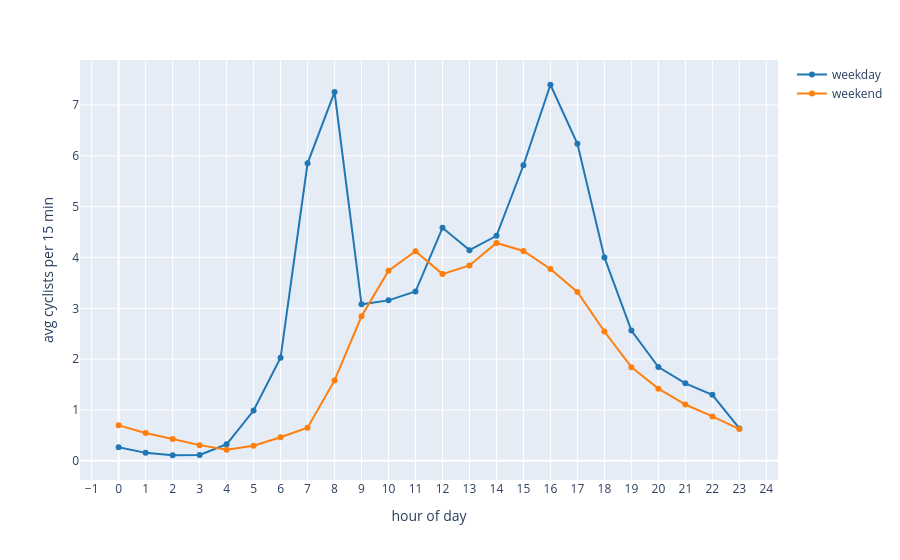

Notebook code for this chart:
### Code cell
fig

### Figure 1 — Plotly figure (JSON) as saved in the notebook; plotly's stock layout.template omitted (floating-point values rounded to 4 significant figures)
{"data": [{"hovertemplate": "=weekday<br>hour of day=%{x}<br>avg cyclists per 15 min=%{y}<extra></extra>", "legendgroup": "weekday", "line": {"color": "#1f77b4", "dash": "solid"}, "marker": {"symbol": "circle"}, "mode": "lines+markers", "name": "weekday", "orientation": "v", "showlegend": true, "type": "scatter", "x": [0, 1, 2, 3, 4, 5, 6, 7, 8, 9, 10, 11, 12, 13, 14, 15, 16, 17, 18, 19, 20, 21, 22, 23], "xaxis": "x", "y": [0.2649, 0.156, 0.1089, 0.1127, 0.3244, 0.9886, 2.026, 5.852, 7.254, 3.079, 3.156, 3.329, 4.584, 4.144, 4.427, 5.814, 7.398, 6.236, 4.001, 2.563, 1.844, 1.524, 1.297, 0.637], "yaxis": "y"}, {"hovertemplate": "=weekend<br>hour of day=%{x}<br>avg cyclists per 15 min=%{y}<extra></extra>", "legendgroup": "weekend", "line": {"color": "#ff7f0e", "dash": "solid"}, "marker": {"symbol": "circle"}, "mode": "lines+markers", "name": "weekend", "orientation": "v", "showlegend": true, "type": "scatter", "x": [0, 1, 2, 3, 4, 5, 6, 7, 8, 9, 10, 11, 12, 13, 14, 15, 16, 17, 18, 19, 20, 21, 22, 23], "xaxis": "x", "y": [0.6969, 0.5476, 0.4278, 0.3077, 0.2173, 0.2956, 0.4628, 0.6521, 1.582, 2.844, 3.741, 4.124, 3.673, 3.843, 4.286, 4.127, 3.772, 3.321, 2.543, 1.842, 1.419, 1.107, 0.8727, 0.6238], "yaxis": "y"}], "layout": {"hovermode": "x unified", "legend": {"title": {"text": ""}, "tracegroupgap": 0}, "margin": {"t": 60}, "xaxis": {"anchor": "y", "domain": [0, 1], "dtick": 1, "tickmode": "linear", "title": {"text": "hour of day"}}, "yaxis": {"anchor": "x", "domain": [0, 1], "title": {"text": "avg cyclists per 15 min"}}}}
